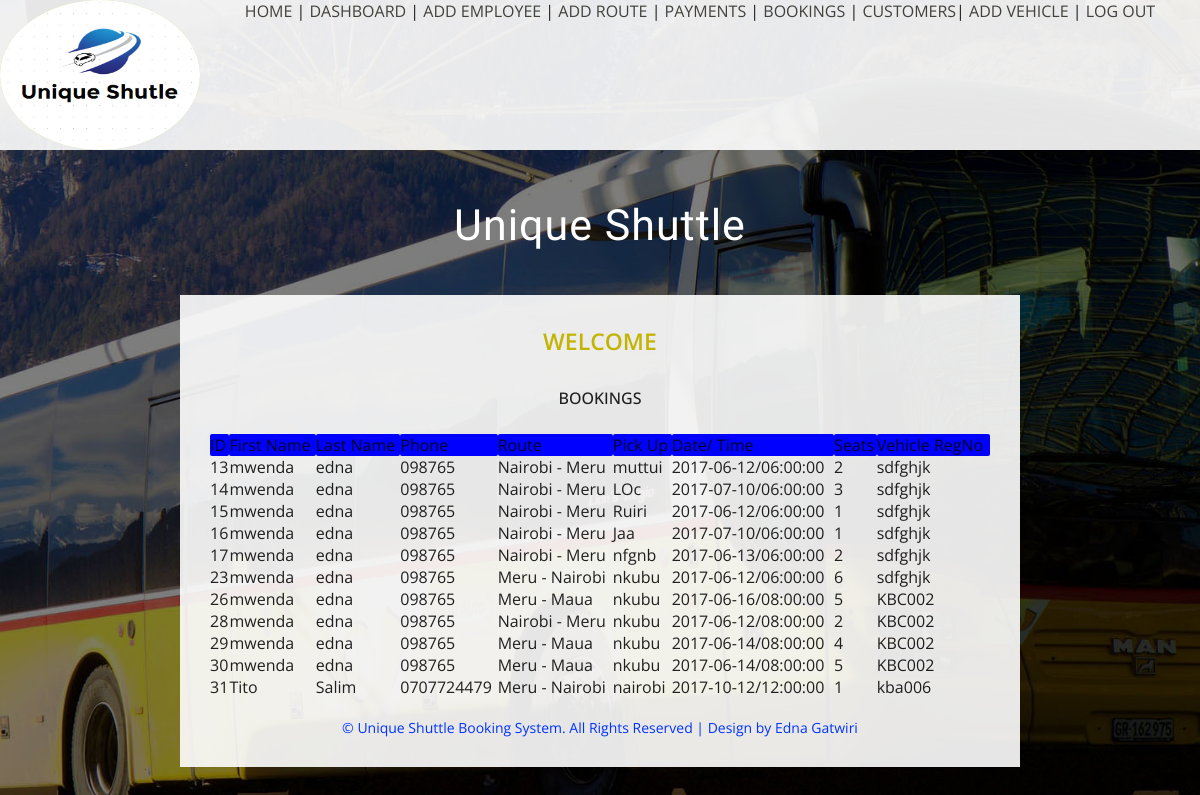
/admin/viewBookings.php, run on the app's committed database.
### tables this page shows
CREATE TABLE `booking` (
  `bookingID` int(11) NOT NULL,
  `username` varchar(50) NOT NULL,
  `route` varchar(50) NOT NULL,
  `pickup_loc` text NOT NULL,
  `date` date NOT NULL,
  `time` time NOT NULL,
  `seats` int(5) NOT NULL,
  `vehicle` varchar(50) NOT NULL
);

CREATE TABLE `customers` (
  `fname` text NOT NULL,
  `lname` text NOT NULL,
  `username` varchar(50) NOT NULL,
  `phone` varchar(50) NOT NULL,
  `email` varchar(50) NOT NULL,
  `password` varchar(50) NOT NULL
);

CREATE TABLE `route` (
  `routeID` int(11) NOT NULL,
  `description` varchar(50) NOT NULL,
  `price` int(50) NOT NULL
);

### admin/viewBookings.php (the view, shortened to what this page needs)
 <?php require '../resources/connect.php';
$name=$_SESSION['name'];
?>
<!DOCTYPE html PUBLIC "-//W3C//DTD XHTML 1.0 Transitional//EN" "http://www.w3.org/TR/xhtml1/DTD/xhtml1-transitional.dtd">
<html xmlns="http://www.w3.org/1999/xhtml">
<head>
      <link type="text/css" rel="stylesheet" href="../css/materialize.min.css"  media="screen,projection"/>
<link rel="stylesheet" type="text/css" href="../css/jquery.seat-charts.css">
<link href="../css/style.css" rel="stylesheet" type="text/css" media="all" />
</head>
<body>
<?php include 'header.php';?>
<div class="content">
	<h1>Unique Shuttle</h1>
	<div class="mainrep">
		<h2>Welcome <?php echo $name?></h2>
        <h3 align="center">Bookings</h3>
		<div class="wrapper">
			<div id="seat-map">
   <div class="row" align="center">
   <form action="<?php echo $_SERVER['PHP_SELF'] ?>" method="post" onSubmit="return validateForm();">
  <table class="highlight">
  <tr bgcolor="#0000FF">
    <th scope="col" >ID</th>
    <th scope="col">First Name</th>
    <th scope="col">Last Name</th>
    <th scope="col">Phone</th>
    <th scope="col">Route</th>
    <th scope="col">Pick Up</th>
    <th scope="col">Date/ Time</th>
    <th scope="col">Seats</th>
    <th scope="col">Vehicle RegNo</th>
  </tr>
  <?php
	$booking_sel="SELECT * FROM booking";
		$que_booking_sel= mysqli_query($conn,$booking_sel);
while($row = mysqli_fetch_assoc($que_booking_sel)) {
	$ID=$row['bookingID'];
	$uname=$row['username'];
	$route=$row['route'];
	$pickup=$row['pickup_loc'];
	$date=$row['date'];
	$time=$row['time'];
	$seats=$row['seats'];
	$vehicle=$row['vehicle'];
	$day=$date."/".$time;
	$user_sel="SELECT * FROM customers  WHERE username='$uname'";
		$que_user_sel=mysqli_query($conn,$user_sel);
while($row = mysqli_fetch_assoc($que_user_sel)) {
	$fname=$row['fname'];
	$lname=$row['lname'];
	$phone=$row['phone'];
	$pay_sel="SELECT description FROM route  WHERE routeID='$route'";
	$que_pay_sel=mysqli_query($conn,$pay_sel);
while($row = mysqli_fetch_assoc($que_pay_sel)) {
	$desc=$row['description'];
	?>
  <tr>
    <td><?php echo $ID;?></td>
    <td><?php echo $fname;?></td>
    <td><?php echo $lname;?></td>
    <td><?php echo $phone;?></td>
    <td><?php echo $desc;?></td>
    <td><?php echo $pickup;?></td
    ><td><?php echo $day;?></td>
    <td><?php echo $seats;?></td>
    <td><?php echo $vehicle;?></td>
  </tr>
	<?php }
}
}
?>
</table>    </form>
  </div>
      </div>
      </div>
	<p class="copy_rights"><strong>&copy; Unique Shuttle Booking System. All Rights Reserved | Design by  Edna Gatwiri</strong></p>
</div>
</div>
</body>
</html>

### css/style.css (style rules this page uses)
html,body,div,span,applet,object,iframe,h1,h2,h3,h4,h5,h6,p,blockquote,pre,a,abbr,acronym,address,big,cite,code,del,dfn,em,img,ins,kbd,q,s,samp,small,strike,strong,sub,sup,tt,var,b,u,i,dl,dt,dd,ol,nav ul,nav li,fieldset,form,label,legend,table,caption,tbody,tfoot,thead,tr,th,td,article,aside,canvas,details,embed,figure,figcaption,footer,header,hgroup,menu,nav,output,ruby,section,summary,time,mark,audio,video { margin:0;padding:0;border:0;font-size:100%;font:inherit;vertical-align:baseline; }
table { border-collapse:collapse;border-spacing:0; }
body { padding:0; margin:0; background:url(../images/banner.jpg) no-repeat center; background-size: cover; -webkit-background-size: cover; -o-background-size: cover; -ms-background-size: cover; -moz-background-size: cover; font-family: 'Open Sans', sans-serif !important; }
h1,h2,h3,h4,h5,h6 { margin:0; }
p { margin:0; }
.content { padding:50px 0; }
.content h1 { color: #fff; font-size: 43px; text-align: center; letter-spacing: 1px; text-transform: capitalize; font-family: 'Roboto', sans-serif; }
.mainrep { width: 70% !important; margin: 45px auto; background:rgba(255, 255, 255, 0.90); padding: 30px 30px; }
.mainrep h2 { color: #C3B400; font-size: 23px; text-align: center; margin-bottom: 30px; text-transform: uppercase; font-weight: 600; }
.mainrep h3 { color: #808080 font-size: 20px; text-align: center; margin-bottom: 25px; text-transform: uppercase; font-weight: 500; }
p.copy_rights { color: #03F; font-size: 14px; text-align: center; }

### data on the page
booking: bookingID "13", pickup_loc "muttui", day "2017-06-12/06:00:00", seats "2", vehicle "sdfghjk"
customers: fname "mwenda", lname "edna", phone "098765"
route: description "Nairobi - Meru"
booking: bookingID "14", pickup_loc "LOc", day "2017-07-10/06:00:00", seats "3", vehicle "sdfghjk"
booking: bookingID "15", pickup_loc "Ruiri", day "2017-06-12/06:00:00", seats "1", vehicle "sdfghjk"
booking: bookingID "16", pickup_loc "Jaa", day "2017-07-10/06:00:00", seats "1", vehicle "sdfghjk"
booking: bookingID "17", pickup_loc "nfgnb", day "2017-06-13/06:00:00", seats "2", vehicle "sdfghjk"
booking: bookingID "23", pickup_loc "nkubu", day "2017-06-12/06:00:00", seats "6", vehicle "sdfghjk"
route: description "Meru - Nairobi"
booking: bookingID "26", pickup_loc "nkubu", day "2017-06-16/08:00:00", seats "5", vehicle "KBC002"
route: description "Meru - Maua"
booking: bookingID "28", pickup_loc "nkubu", day "2017-06-12/08:00:00", seats "2", vehicle "KBC002"
booking: bookingID "29", pickup_loc "nkubu", day "2017-06-14/08:00:00", seats "4", vehicle "KBC002"
booking: bookingID "30", pickup_loc "nkubu", day "2017-06-14/08:00:00", seats "5", vehicle "KBC002"
booking: bookingID "31", pickup_loc "nairobi", day "2017-10-12/12:00:00", seats "1", vehicle "kba006"
customers: fname "Tito", lname "Salim", phone "0707724479"
